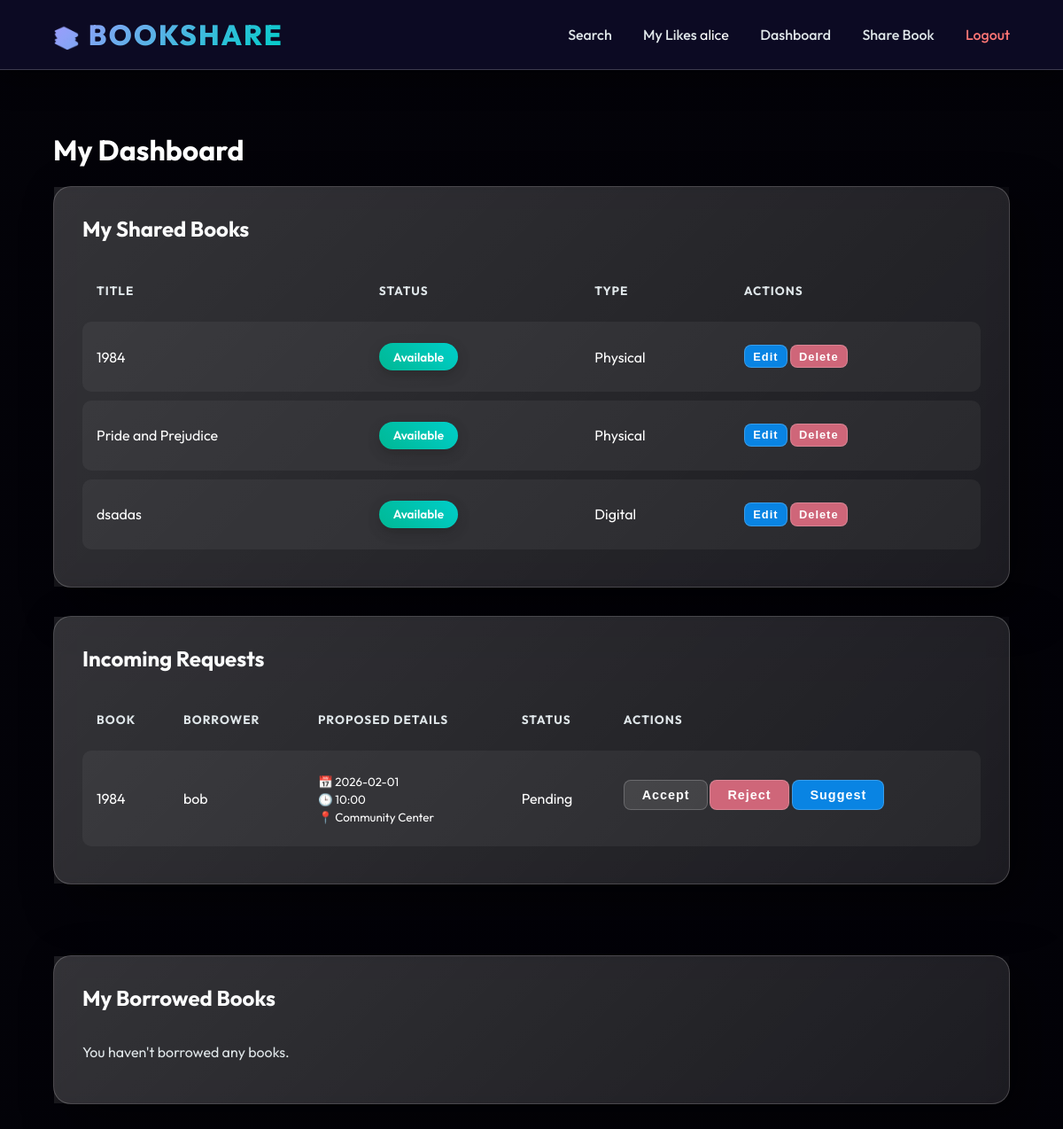
/dashboard (signed in), run on an earlier commit of the app's database.
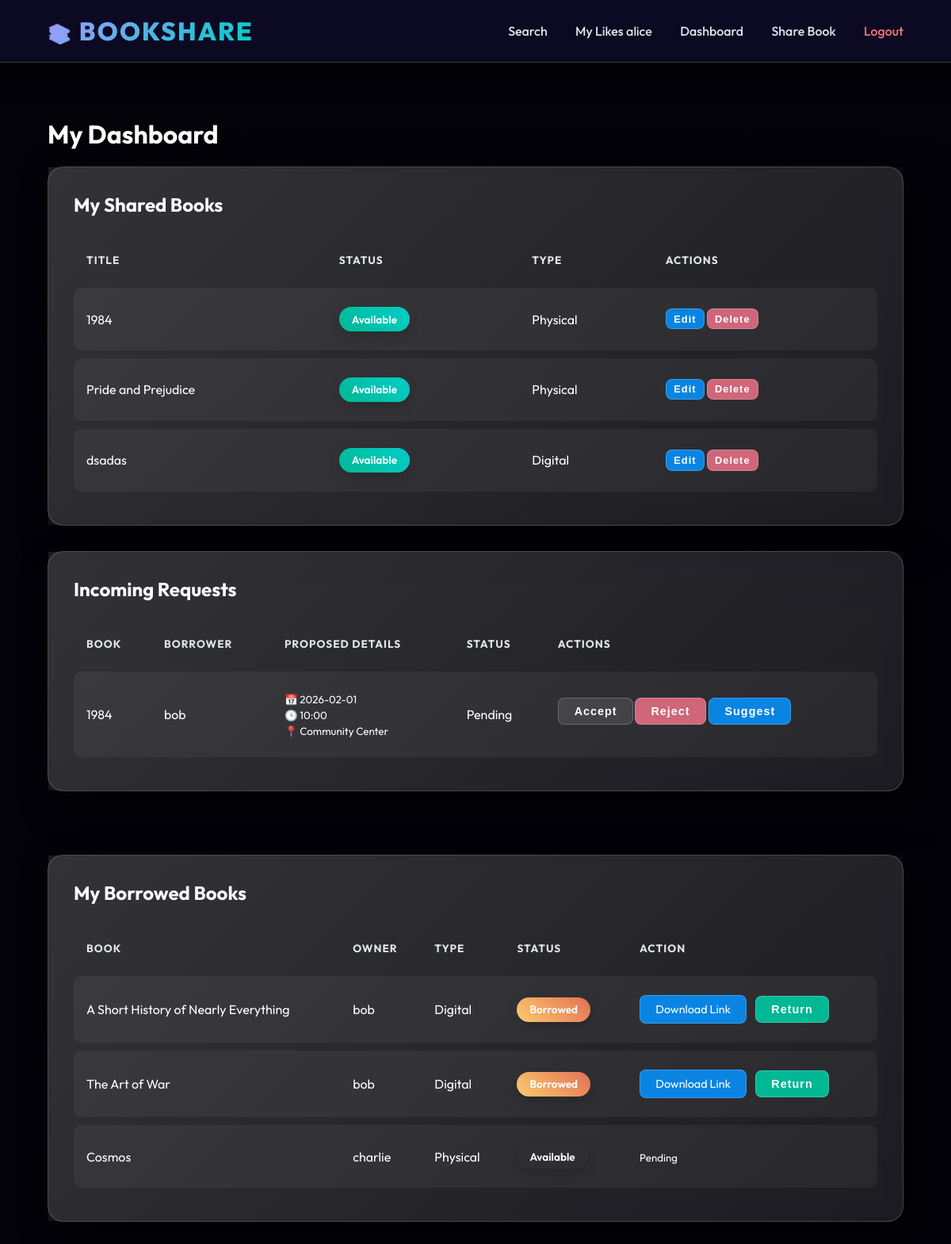
And on a later commit of the database.
### models.py (models this page shows, shortened)
class User(UserMixin, db.Model):
    id = db.Column(db.Integer, primary_key=True)
    username = db.Column(db.String(80), unique=True, nullable=False)
    email = db.Column(db.String(120), unique=True, nullable=False)
    password_hash = db.Column(db.String(128))
    role = db.Column(db.String(20), nullable=False, default='Member') # Member or Admin
    is_blocked = db.Column(db.Boolean, default=False)

class Book(db.Model):
    id = db.Column(db.Integer, primary_key=True)
    title = db.Column(db.String(200), nullable=False)
    author = db.Column(db.String(200), nullable=False)
    category = db.Column(db.String(100), nullable=False)
    type = db.Column(db.String(20), nullable=False) # Physical or Digital
    location = db.Column(db.String(200), nullable=True) # New: Physical availability notes
    description = db.Column(db.Text, nullable=True) # New: Book description
    file_link = db.Column(db.String(500), nullable=True) # Link to digital resource
    filename = db.Column(db.String(500), nullable=True) # Uploaded file path
    likes = db.Column(db.Integer, default=0) # New Interactive Feature
    status = db.Column(db.String(20), default='Available') # Available, Borrowed, Returned
    is_deleted = db.Column(db.Boolean, default=False) # Soft delete flag
    owner_id = db.Column(db.Integer, db.ForeignKey('user.id'), nullable=False)
    owner = db.relationship('User', backref=db.backref('books', lazy=True))

class BorrowRequest(db.Model):
    id = db.Column(db.Integer, primary_key=True)
    book_id = db.Column(db.Integer, db.ForeignKey('book.id'), nullable=False)
    borrower_id = db.Column(db.Integer, db.ForeignKey('user.id'), nullable=False)
    proposed_date = db.Column(db.String(20))
    proposed_time = db.Column(db.String(20))
    proposed_location = db.Column(db.String(200))
    request_status = db.Column(db.String(20), default='Pending') # Pending, Accepted, Rejected
    book = db.relationship('Book', backref=db.backref('requests', lazy=True))
    borrower = db.relationship('User', backref=db.backref('borrow_requests', lazy=True))

### app.py (the view)
@app.route('/dashboard')
@login_required
def dashboard():
    if current_user.role == 'Admin':
        return redirect(url_for('admin_dashboard'))
    my_books = Book.query.filter_by(owner=current_user, is_deleted=False).all()
    borrowed_requests = BorrowRequest.query.filter_by(borrower=current_user).all()
    received_requests = BorrowRequest.query.join(Book).filter(Book.owner == current_user, Book.is_deleted == False).all()
    return render_template('dashboard.html', my_books=my_books, borrowed_requests=borrowed_requests, received_requests=received_requests)

### app.py (called while the page is built)
@login_manager.user_loader
def load_user(user_id):
    return User.query.get(int(user_id))
    db.create_all()

### templates/dashboard.html (shortened to what this page needs)
{% extends 'base.html' %}
{% block body_class %}page-dashboard{% endblock %}
{% block content %}
<h1>My Dashboard</h1>
<div style="display: flex; flex-direction: column; gap: 2rem; max-width: 1200px; margin: 0 auto;">
    <div class="card" data-tilt style="transform-style: preserve-3d; margin-bottom: 0;">
        <h2 style="transform: translateZ(30px);">My Shared Books</h2>
        {% if my_books %}
        <div style="overflow-x: auto; transform: translateZ(20px);">
            <table>
                <thead>
                    <tr>
                        <th>Title</th>
                        <th>Status</th>
                        <th>Type</th>
                        <th>Actions</th>
                    </tr>
                </thead>
                <tbody>
                    {% for book in my_books %}
                    <tr style="transform: translateZ(10px);">
                        <td>{{ book.title }}</td>
                        <td>
                            <span class="badge {{ book.status|lower }}">{{ book.status }}</span>
                        </td>
                        <td>{{ book.type }}</td>
                        <td>
                            <a href="{{ url_for('edit_book', id=book.id) }}" style="text-decoration: none;">
                                <button class="btn-small"
                                    style="background: #0984e3; padding: 0.3rem 0.6rem; font-size: 0.8rem; width: auto; display: inline-block;">Edit</button>
                            </a>
                            <form method="POST" action="{{ url_for('delete_book', id=book.id) }}"
                                style="display:inline;" onsubmit="return confirm('Are you sure?');">
                                <button type="submit" class="btn-small"
                                    style="background: #cf6679; padding: 0.3rem 0.6rem; font-size: 0.8rem; width: auto;">Delete</button>
                            </form>
                        </td>
                    </tr>
                    {% endfor %}
                </tbody>
            </table>
        </div>
        {% else %}
        <p style="color: var(--text-muted);">You haven't shared any books yet.</p>
        {% endif %}
    </div>
    <div class="card" data-tilt style="transform-style: preserve-3d; margin-bottom: 3rem;">
        <h2 style="transform: translateZ(30px);">Incoming Requests</h2>
        {% if received_requests %}
        <div style="overflow-x: auto; transform: translateZ(20px);">
            <table>
                <thead>
                    <tr>
                        <th>Book</th>
                        <th>Borrower</th>
                        <th>Proposed Details</th>
                        <th>Status</th>
                        <th>Actions</th>
                    </tr>
                </thead>
                <tbody>
                    {% for req in received_requests %}
                    <tr>
                        <td>{{ req.book.title }}</td>
                        <td>{{ req.borrower.username }}</td>
                        <td>
                            {% if req.book.type == 'Physical' %}
                            <small>📅 {{ req.proposed_date }} <br> 🕒 {{ req.proposed_time }} <br> 📍 {{
                                req.proposed_location }}</small>
                            {% else %}
                            Digital Access
                            {% endif %}
                        </td>
                        <td>{{ req.request_status }}</td>
                        <td>
                            {% if req.request_status == 'Pending' %}
                            <form method="POST" action="{{ url_for('handle_request', id=req.id) }}"
                                style="display:inline;">
                                <button type="submit" class="btn-small"
                                    style="margin-bottom: 0.5rem; width: auto;">Accept</button>
                            </form>
                            <form method="POST" action="{{ url_for('handle_request', id=req.id) }}"
                                style="display:inline;">
                                <button type="submit" class="btn-small"
                                    style="background:#cf6679; margin-bottom: 0.5rem; width: auto;">Reject</button>
                            </form>
                            <button type="button" class="btn-small" style="background:#0984e3; width: auto;"
                                onclick="document.getElementById('suggest-{{req.id}}').style.display = 'block'">Suggest</button>
                            {% elif req.request_status == 'Accepted' and req.book.status == 'Borrowed' and req.book.type
                            ==
                            'Physical' %}
                            <form method="POST" action="{{ url_for('return_book', req_id=req.id) }}">
                                <button type="submit" class="btn-small" style="background: #00b894; width: auto;">Mark
                                    Returned</button>
                            </form>
                            {% endif %}
                        </td>
                    </tr>
                    {% endfor %}
                </tbody>
            </table>
        </div>
        {% else %}
        <p style="color: var(--text-muted);">No incoming requests.</p>
        {% endif %}
    </div>
    <div class="card" data-tilt style="transform-style: preserve-3d;">
        <h2 style="transform: translateZ(30px);">My Borrowed Books</h2>
        {% if borrowed_requests %}
        <div style="overflow-x: auto; transform: translateZ(20px);">
            <table>
                <thead>
                    <tr>
                        <th>Book</th>
                        <th>Owner</th>
                        <th>Type</th>
                        <th>Status</th>
                        <th>Action</th>
                    </tr>
                </thead>
                <tbody>
                    {% for req in borrowed_requests %}
                    <tr>
                        <td>{{ req.book.title }}</td>
                        <td>{{ req.book.owner.username }}</td>
                        <td>{{ req.book.type }}</td>
                        <td>
                            <span
                                class="badge {% if req.book.status == 'Borrowed' %}borrowed{% elif req.book.status == 'Returned' %}available{% endif %}">{{
                                req.book.status }}</span>
                        </td>
                        <td>
                            {% if req.book.type == 'Digital' and req.book.status == 'Borrowed' %}
                            {% if req.book.file_link %}
                            <a href="{{ req.book.file_link }}" target="_blank" class="btn-small"
                                style="text-decoration: none; background: #0984e3; color: white; display:inline-block; margin-right: 0.5rem;">Download
                                Link</a>
                            {% endif %}
                            <form method="POST" action="{{ url_for('return_book', req_id=req.id) }}"
                                style="display:inline;">
                                <button type="submit" class="btn-small"
                                    style="background: #00b894; width: auto;">Return</button>
                            </form>
                            {% elif req.book.type == 'Physical' %}
                            <small>{{ req.request_status }}</small>
                            {% endif %}
                        </td>
                    </tr>
                    {% endfor %}
                </tbody>
            </table>
        </div>
        {% else %}
        <p style="color: var(--text-muted);">You haven't borrowed any books.</p>
        {% endif %}
    </div>
</div>
{% endblock %}

### templates/base.html (shortened to what this page needs)
<!DOCTYPE html>
<html lang="en">
<head>
    <link rel="stylesheet" href="{{ url_for('static', filename='style.css') }}">
</head>
<body class="{% block body_class %}{% endblock %}">
    <nav>
        <a href="{{ url_for('index') }}" class="nav-brand">
            <span style="font-size: 1.5rem;">📚</span> BookShare
        </a>
        <div class="nav-links">
            <a href="{{ url_for('index') }}" class="{% if request.endpoint == 'index' %}active{% endif %}">Search</a>
            {% if current_user.is_authenticated %}
            <a href="{{ url_for('my_likes') }}" class="{% if request.endpoint == 'my_likes' %}active{% endif %}">My
                Likes</a>
            <span>{{ current_user.username }}</span>
            <a href="{{ url_for('dashboard') }}"
                class="{% if request.endpoint == 'dashboard' %}active{% endif %}">Dashboard</a>
            {% if current_user.role != 'Admin' %}
            <a href="{{ url_for('add_book') }}" class="{% if request.endpoint == 'add_book' %}active{% endif %}">Share
                Book</a>
            {% endif %}
            <a href="{{ url_for('logout') }}" style="color: #ff7675;">Logout</a>
            {% else %}
            <a href="{{ url_for('login') }}">Login</a>
            <a href="{{ url_for('register') }}"
                style="color: #00cec9; border: 1px solid #00cec9; padding: 0.5rem 1.5rem; border-radius: 50px;">Sign
                Up</a>
            {% endif %}
        </div>
    </nav>
    <div class="container">
        {% block content %}{% endblock %}
    </div>
</body>
</html>

### static/style.css (style rules this page uses)
:root { --primary: #6c5ce7; --primary-dark: #4834d4; --secondary: #00cec9; --text-white: #ffffff; --text-muted: #dfe6e9; --card-bg: rgba(255, 255, 255, 0.1); --card-border: rgba(255, 255, 255, 0.2); --shadow-light: 0 8px 32px 0 rgba(31, 38, 135, 0.37); --shadow-deep: 20px 20px 50px rgba(0, 0, 0, 0.5); }
body { margin: 0; font-family: 'Outfit', sans-serif; color: var(--text-white); background-color: #0f0c29; background-image: linear-gradient(rgba(0, 0, 0, 0.6), rgba(0, 0, 0, 0.6)), url('https://images.unsplash.com/photo-1481627834876-b7833e8f5570?ixlib=rb-4.0.3&auto=format&fit=crop&w=2000&q=80'); background-attachment: fixed; background-size: cover; background-position: center; perspective: 1000px; overflow-x: hidden; min-height: 100vh; }
nav { background: rgba(15, 12, 41, 0.85); backdrop-filter: blur(16px); border-bottom: 1px solid var(--card-border); padding: 1.2rem 5%; display: flex; justify-content: space-between; align-items: center; position: sticky; top: 0; z-index: 1000; box-shadow: 0 10px 30px rgba(0, 0, 0, 0.5); transform-style: preserve-3d; }
.nav-brand { font-size: 2rem; font-weight: 800; background: linear-gradient(135deg, #a29bfe, #00cec9); -webkit-background-clip: text; background-clip: text; -webkit-text-fill-color: transparent; text-transform: uppercase; letter-spacing: 2px; }
.nav-links a { color: var(--text-muted); text-decoration: none; margin-left: 2rem; font-weight: 500; position: relative; transition: all 0.3s; }
.nav-links a::after { content: ''; position: absolute; width: 0; height: 2px; bottom: -5px; left: 0; background: var(--secondary); transition: width 0.3s; }
.container { padding: 3rem 5%; max-width: 1400px; margin: 0 auto; }
.card { background: var(--card-bg); border: 1px solid var(--card-border); border-radius: 20px; padding: 2rem; backdrop-filter: blur(10px); box-shadow: var(--shadow-deep); transition: transform 0.3s ease, box-shadow 0.3s ease; position: relative; display: flex; flex-direction: column; }
.card::before { content: ''; position: absolute; top: 0; left: 0; width: 100%; height: 100%; background: linear-gradient(135deg, rgba(255, 255, 255, 0.1) 0%, transparent 100%); pointer-events: none; }
.card h1, .card h2, .card h3 { margin-top: 0; background: linear-gradient(to right, #fff, #dfe6e9); -webkit-background-clip: text; background-clip: text; -webkit-text-fill-color: transparent; }
button { background: linear-gradient(45deg, var(--primary), var(--primary-dark)); border: none; color: white; padding: 1rem 2rem; border-radius: 50px; font-weight: 700; letter-spacing: 1px; cursor: pointer; box-shadow: 0 10px 20px rgba(108, 92, 231, 0.4); transition: all 0.3s; transform: translateZ(20px); position: relative; overflow: hidden; width: 100%; }
button::before { content: ''; position: absolute; top: 0; left: -100%; width: 100%; height: 100%; background: linear-gradient(90deg, transparent, rgba(255, 255, 255, 0.2), transparent); transition: 0.5s; }
.btn-small { padding: 0.5rem 1.2rem; width: auto; font-size: 0.9rem; border-radius: 8px; background: rgba(255, 255, 255, 0.1); border: 1px solid rgba(255, 255, 255, 0.2); box-shadow: none; }
.badge { padding: 0.4rem 1rem; border-radius: 30px; font-size: 0.85rem; font-weight: 600; display: inline-block; margin-right: 0.5rem; box-shadow: 0 5px 15px rgba(0, 0, 0, 0.2); }
.badge.available { background: linear-gradient(45deg, #00b894, #00cec9); color: white; }
.badge.borrowed { background: linear-gradient(45deg, #fdcb6e, #e17055); color: white; }
table { width: 100%; border-collapse: separate; border-spacing: 0 10px; }
th { text-transform: uppercase; font-size: 0.85rem; color: var(--text-muted); letter-spacing: 1px; padding: 1rem; text-align: left; }
td { background: rgba(255, 255, 255, 0.05); padding: 1.5rem 1rem; transition: transform 0.2s; }
tr td:first-child { border-radius: 10px 0 0 10px; }
tr td:last-child { border-radius: 0 10px 10px 0; }
.page-dashboard { background-image: linear-gradient(rgba(0, 0, 0, 0.8), rgba(0, 0, 0, 0.8)), url('https://images.unsplash.com/photo-1521587760476-6c12a4b040da?auto=format&fit=crop&w=2000&q=80'); }

What changed in the data, as far as the page shows it:
added BorrowRequest: book "A Short History of Nearly Everything", book.owner.username "bob", book.type "Digital", book.status "Borrowed", shown under "My Borrowed Books"
added BorrowRequest: book "The Art of War", book.owner.username "bob", book.type "Digital", book.status "Borrowed", shown under "My Borrowed Books"
added BorrowRequest: book "Cosmos", book.owner.username "charlie", book.type "Physical", book.status "Available", request_status "Pending", shown under "My Borrowed Books"
Also different on the page:
text no longer shown: "You haven't borrowed any books."
text now shown: "BOOK OWNER TYPE STATUS ACTION"
